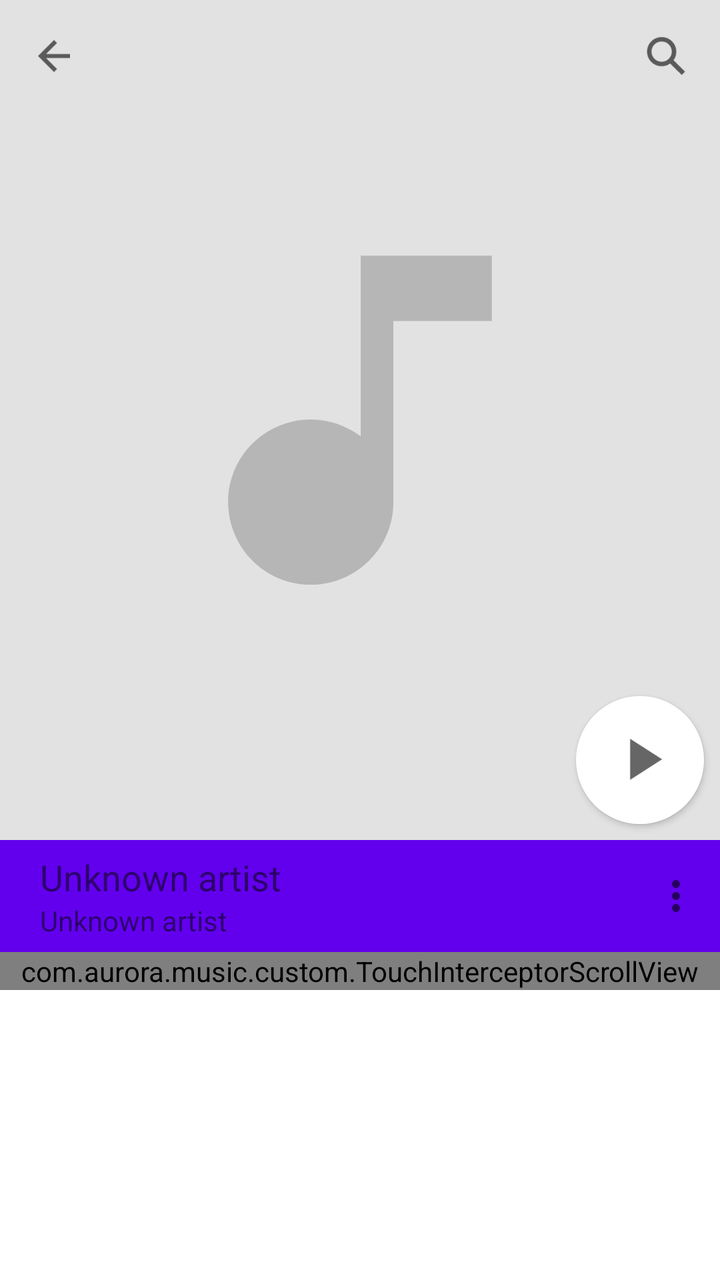
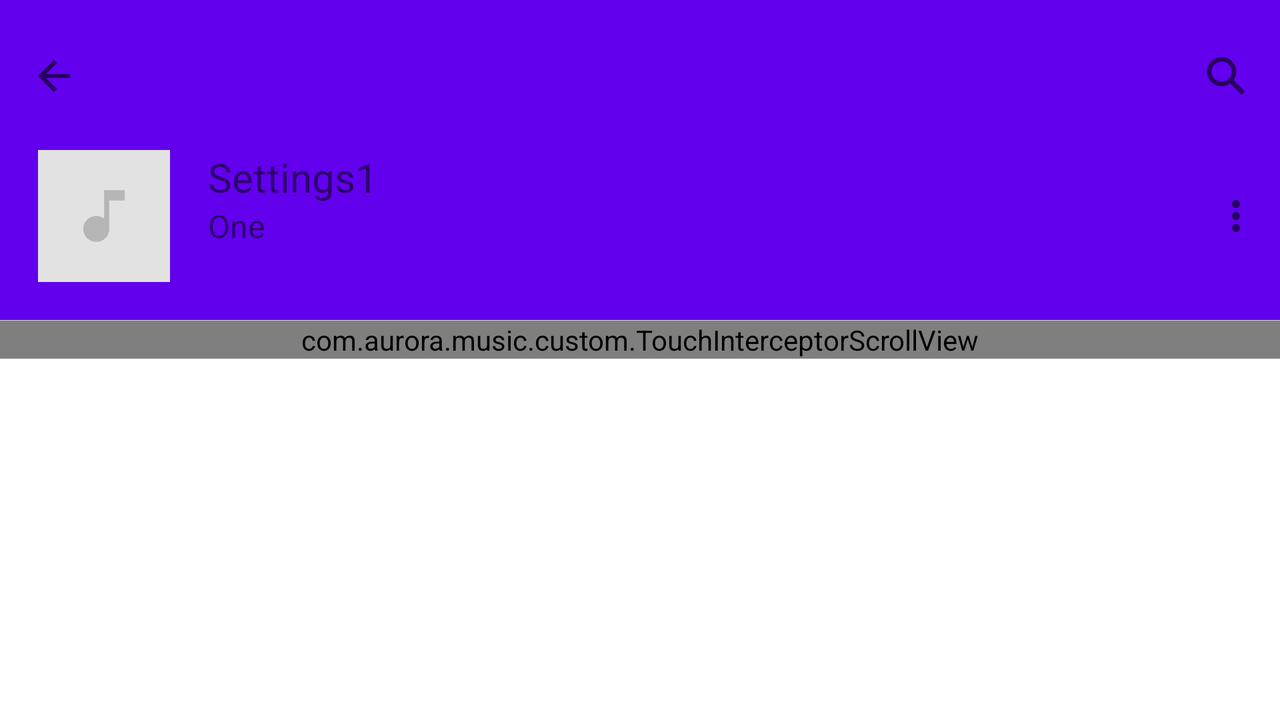

Compare how this app lays out the same screen by default and in its alternative resource folder. The renders come first, then the two layout files and the values they reference.
<!-- AndroidManifest.xml: fallback theme Theme.MaterialComponents.DayNight.NoActionBar -->
<!-- res/layout/media_picker_activity.xml -->
<?xml version="1.0" encoding="utf-8"?>
<android.support.design.widget.CoordinatorLayout xmlns:android="http://schemas.android.com/apk/res/android"
    xmlns:app="http://schemas.android.com/apk/res-auto"
    xmlns:tools="http://schemas.android.com/tools"
    android:id="@+id/layout"
    android:layout_width="match_parent"
    android:layout_height="match_parent"
    android:orientation="vertical"
    tools:context="com.aurora.music.MusicBrowserActivity">

    <LinearLayout
        android:layout_width="match_parent"
        android:layout_height="match_parent"
        android:orientation="vertical"
        app:layout_behavior="@string/appbar_scrolling_view_behavior"
        tools:context="com.aurora.music.MusicBrowserActivity">

        <com.aurora.music.custom.TouchInterceptorScrollView
            android:id="@+id/media_list"
            android:layout_width="match_parent"
            android:layout_height="wrap_content"
            android:dividerHeight="0dp"
            android:drawSelectorOnTop="true"
            android:fastScrollEnabled="true"
            android:orientation="vertical"
            android:textSize="18sp" />

        <android.support.v4.widget.NestedScrollView
            android:layout_width="match_parent"
            android:layout_height="match_parent">

            <View
                android:layout_width="match_parent"
                android:layout_height="match_parent" />
        </android.support.v4.widget.NestedScrollView>
    </LinearLayout>

    <android.support.design.widget.AppBarLayout
        android:id="@+id/toolbar"
        android:layout_width="match_parent"
        android:layout_height="wrap_content"
        android:fitsSystemWindows="true"
        android:theme="@style/ToolbarTheme">

        <android.support.design.widget.CollapsingToolbarLayout
            android:layout_width="match_parent"
            android:layout_height="wrap_content"
            app:layout_scrollFlags="scroll|exitUntilCollapsed">

            <android.support.v4.widget.NestedScrollView
                android:layout_width="match_parent"
                android:layout_height="match_parent">

                <LinearLayout
                    android:layout_width="match_parent"
                    android:layout_height="wrap_content"
                    android:orientation="vertical">

                    <RelativeLayout
                        android:layout_width="match_parent"
                        android:layout_height="@dimen/layoutsize">

                        <ImageView
                            android:id="@+id/imageView1"
                            android:layout_width="match_parent"
                            android:layout_height="match_parent"
                            android:scaleType="centerCrop"
                            android:src="@drawable/album_cover_background" />

                        <ImageView
                            android:id="@+id/imageView4"
                            android:layout_width="wrap_content"
                            android:layout_height="wrap_content"
                            android:layout_alignParentEnd="true"
                            android:layout_alignParentBottom="true"
                            android:layout_margin="8dp"
                            android:background="@drawable/fab_bg"
                            android:elevation="2dp"
                            android:src="@drawable/play" />

                        <RelativeLayout
                            android:layout_width="match_parent"
                            android:layout_height="?actionBarSize">

                            <ImageView
                                android:id="@+id/imageView2"
                                android:layout_width="wrap_content"
                                android:layout_height="wrap_content"
                                android:layout_alignParentStart="true"
                                android:layout_centerVertical="true"
                                android:layout_marginStart="15dp"
                                android:layout_marginTop="15dp"
                                android:src="@drawable/ic_material_home_as_up_arrow" />

                            <ImageView
                                android:id="@+id/imageView3"
                                android:layout_width="wrap_content"
                                android:layout_height="wrap_content"
                                android:layout_alignParentEnd="true"
                                android:layout_centerVertical="true"
                                android:layout_marginEnd="15dp"
                                android:src="@drawable/ic_search" />
                        </RelativeLayout>
                    </RelativeLayout>

                    <LinearLayout
                        android:id="@+id/bottom_layout"
                        android:layout_width="match_parent"
                        android:layout_height="?actionBarSize"
                        android:layout_alignParentBottom="true"
                        android:orientation="horizontal"
                        android:paddingStart="20dp">

                        <LinearLayout
                            android:layout_width="0dp"
                            android:layout_height="wrap_content"
                            android:layout_gravity="start|center_horizontal|center"
                            android:layout_weight="3"
                            android:orientation="vertical">

                            <TextView
                                android:id="@+id/textView1"
                                android:layout_width="match_parent"
                                android:layout_height="wrap_content"
                                android:ellipsize="end"
                                android:singleLine="true"
                                android:text="@string/unknown_artist_name"
                                android:textSize="18sp" />

                            <TextView
                                android:id="@+id/textView2"
                                android:layout_width="match_parent"
                                android:layout_height="wrap_content"
                                android:ellipsize="end"
                                android:singleLine="true"
                                android:text="@string/unknown_artist_name"
                                android:textSize="14sp" />
                        </LinearLayout>

                        <ImageView
                            android:id="@+id/menu_overflow"
                            android:layout_width="wrap_content"
                            android:layout_height="wrap_content"
                            android:layout_gravity="end|center_horizontal|center"
                            android:layout_marginEnd="10dp"
                            android:src="@drawable/ic_menu_moreoverflow_normal_holo_light" />
                    </LinearLayout>
                </LinearLayout>
            </android.support.v4.widget.NestedScrollView>
        </android.support.design.widget.CollapsingToolbarLayout>
    </android.support.design.widget.AppBarLayout>
</android.support.design.widget.CoordinatorLayout>
<!-- resources referenced by this layout -->
<resources>
  <dimen name="layoutsize">420dp</dimen>
  <!-- drawable album_cover_background (drawable) -->
  <?xml version="1.0" encoding="utf-8"?>
  <vector xmlns:android="http://schemas.android.com/apk/res/android"
      android:width="360dp"
      android:height="360dp"
      android:viewportWidth="360"
      android:viewportHeight="360">
  
      <path
          android:fillColor="#E1E2E1"
          android:pathData="M 0 0 H 360 V 360 H 0 V 0 Z" />
  
      <path
          android:fillColor="#B6B6B6"
          android:pathData="M236.5,137.6h-42.2v77.3c0.2,19.6-15.6,35.5-35.1,35.7c-19.6,0.2-35.5-15.6-35.7-35.1c-0.2-19.6,15.6-35.5,35.1-35.7c7.8-0.1,15.4,2.5,21.7,7.2v-77.4h56.2V137.6L236.5,137.6z" />
  </vector>
  <!-- drawable fab_bg (drawable) -->
  <?xml version="1.0" encoding="utf-8"?>
  <ripple xmlns:android="http://schemas.android.com/apk/res/android"
      android:color="@color/colorTouchHint"
      android:radius="64dp">
      <item>
          <shape android:shape="oval">
              <solid android:color="@color/colorWhite" />
          </shape>
      </item>
  </ripple>
  <!-- drawable ic_material_home_as_up_arrow (drawable) -->
  <?xml version="1.0" encoding="utf-8"?>
  <vector xmlns:android="http://schemas.android.com/apk/res/android"
      android:width="24dp"
      android:height="24dp"
      android:viewportWidth="72.0"
      android:viewportHeight="72.0">
      <path
          android:fillColor="?android:attr/colorControlNormal"
          android:pathData="M12,36l24,-24l4.5,4.5L24,33h36v6H24l16.5,16.5L36,60L12,36z" />
  </vector>
  <!-- drawable ic_menu_moreoverflow_normal_holo_light (drawable) -->
  <?xml version="1.0" encoding="utf-8"?>
  <vector xmlns:android="http://schemas.android.com/apk/res/android"
      android:width="24dp"
      android:height="24dp"
      android:viewportWidth="24.0"
      android:viewportHeight="24.0">
      <path
          android:fillColor="?android:attr/colorControlNormal"
          android:pathData="M12,8c1.1,0 2,-0.9 2,-2s-0.9,-2 -2,-2 -2,0.9 -2,2 0.9,2 2,2zM12,10c-1.1,0 -2,0.9 -2,2s0.9,2 2,2 2,-0.9 2,-2 -0.9,-2 -2,-2zM12,16c-1.1,0 -2,0.9 -2,2s0.9,2 2,2 2,-0.9 2,-2 -0.9,-2 -2,-2z" />
  </vector>
  <!-- drawable ic_search (drawable) -->
  <?xml version="1.0" encoding="utf-8"?>
  <vector xmlns:android="http://schemas.android.com/apk/res/android"
      android:width="24dp"
      android:height="24dp"
      android:viewportWidth="72.0"
      android:viewportHeight="72.0">
      <path
          android:fillColor="?android:attr/colorControlNormal"
          android:pathData="M45.7,40.6l0.4,3.1c3.3,-3.8 5.3,-8.8 5.3,-14.2c0,-12.1 -9.8,-21.9 -21.9,-21.9S7.5,17.3 7.5,29.4c0,12.1 9.8,21.9 21.9,21.9c5.4,0 10.4,-2 14.3,-5.3l-3.1,-0.4l18.9,18.8l5,-5L45.7,40.6zM29.4,44.6c-8.4,0 -15.2,-6.8 -15.2,-15.2c0,-8.4 6.8,-15.2 15.2,-15.2c8.4,0 15.2,6.8 15.2,15.2C44.6,37.8 37.8,44.6 29.4,44.6z" />
  </vector>
  <!-- drawable play (drawable) -->
  <?xml version="1.0" encoding="utf-8"?>
  <vector xmlns:android="http://schemas.android.com/apk/res/android"
      android:width="64dp"
      android:height="64dp"
      android:viewportWidth="168.0"
      android:viewportHeight="168.0">
      <path
          android:fillColor="?android:attr/colorControlNormal"
          android:pathData="M71.01,56v54L113,83Z" />
  </vector>
  <string name="unknown_artist_name">Unknown artist</string>
  <style name="ToolbarTheme" parent="android:Theme.Material.Light" />
  <color name="colorTouchHint">#66FFFFFF</color>
  <color name="colorWhite">#FFF</color>
</resources>
<!-- res/layout-land/media_picker_activity.xml (the repository's variant of the layout above) -->
<!-- drawn on the phone turned sideways -->
<?xml version="1.0" encoding="utf-8"?>
<androidx.coordinatorlayout.widget.CoordinatorLayout xmlns:android="http://schemas.android.com/apk/res/android"
    xmlns:app="http://schemas.android.com/apk/res-auto"
    xmlns:tools="http://schemas.android.com/tools"
    android:id="@+id/layout"
    android:layout_width="match_parent"
    android:layout_height="match_parent"
    android:orientation="vertical"
    tools:context="com.aurora.music.MusicBrowserActivity">

    <LinearLayout
        android:layout_width="match_parent"
        android:layout_height="match_parent"
        android:orientation="vertical"
        app:layout_behavior="@string/appbar_scrolling_view_behavior"
        tools:context="com.aurora.music.MusicBrowserActivity">

        <com.aurora.music.custom.TouchInterceptorScrollView
            android:id="@+id/media_list"
            android:layout_width="match_parent"
            android:layout_height="wrap_content"
            android:dividerHeight="0dp"
            android:drawSelectorOnTop="true"
            android:fastScrollEnabled="true"
            android:orientation="vertical"
            android:textSize="18sp" />

        <androidx.core.widget.NestedScrollView
            android:layout_width="match_parent"
            android:layout_height="match_parent">

            <View
                android:layout_width="match_parent"
                android:layout_height="match_parent" />
        </androidx.core.widget.NestedScrollView>
    </LinearLayout>

    <com.google.android.material.appbar.AppBarLayout
        android:id="@+id/toolbar"
        android:layout_width="match_parent"
        android:layout_height="wrap_content"
        android:fitsSystemWindows="true">

        <com.google.android.material.appbar.CollapsingToolbarLayout
            android:layout_width="match_parent"
            android:layout_height="wrap_content"
            app:layout_scrollFlags="scroll|exitUntilCollapsed">

            <androidx.core.widget.NestedScrollView
                android:layout_width="match_parent"
                android:layout_height="wrap_content">

                <LinearLayout
                    android:layout_width="match_parent"
                    android:layout_height="wrap_content"
                    android:orientation="vertical">

                    <FrameLayout
                        android:layout_width="match_parent"
                        android:layout_height="?actionBarSize"
                        android:paddingTop="20dp">

                        <ImageView
                            android:id="@+id/imageView2"
                            android:layout_width="wrap_content"
                            android:layout_height="wrap_content"
                            android:layout_gravity="left|center_vertical"
                            android:layout_marginStart="15dp"
                            android:src="@drawable/ic_material_home_as_up_arrow" />

                        <ImageView
                            android:id="@+id/imageView3"
                            android:layout_width="wrap_content"
                            android:layout_height="wrap_content"
                            android:layout_gravity="right|center_vertical"
                            android:layout_marginEnd="15dp"
                            android:src="@drawable/ic_search" />
                    </FrameLayout>

                    <RelativeLayout
                        android:layout_width="match_parent"
                        android:layout_height="match_parent">

                        <LinearLayout
                            android:id="@+id/linearLayout"
                            android:layout_width="match_parent"
                            android:layout_height="wrap_content"
                            android:orientation="horizontal">

                            <ImageView
                                android:id="@+id/imageView1"
                                android:layout_width="66dp"
                                android:layout_height="66dp"
                                android:layout_margin="19dp"
                                android:src="@drawable/album_cover_background" />

                            <LinearLayout
                                android:layout_width="0dp"
                                android:layout_height="wrap_content"
                                android:layout_marginTop="19dp"
                                android:layout_weight="3"
                                android:orientation="vertical">

                                <TextView
                                    android:id="@+id/textView1"
                                    android:layout_width="match_parent"
                                    android:layout_height="wrap_content"
                                    android:ellipsize="marquee"
                                    android:fontFamily="sans-serif"
                                    android:singleLine="true"
                                    android:text="@string/action_settings1"
                                    android:textSize="20sp" />

                                <TextView
                                    android:id="@+id/textView2"
                                    android:layout_width="match_parent"
                                    android:layout_height="wrap_content"
                                    android:ellipsize="end"
                                    android:fontFamily="sans-serif"
                                    android:singleLine="true"
                                    android:text="@string/action_one"
                                    android:textSize="16sp" />
                            </LinearLayout>

                            <ImageView
                                android:id="@+id/menu_overflow"
                                android:layout_width="wrap_content"
                                android:layout_height="wrap_content"
                                android:layout_gravity="end|center_vertical"
                                android:layout_marginStart="10dp"
                                android:layout_marginEnd="10dp"
                                android:src="@drawable/ic_menu_moreoverflow_normal_holo_light" />
                        </LinearLayout>

                        <View
                            android:layout_width="match_parent"
                            android:layout_height="1px"
                            android:layout_below="@id/linearLayout"
                            android:background="@color/colorGrey" />

                        <ImageView
                            android:id="@+id/imageView4"
                            android:layout_width="wrap_content"
                            android:layout_height="wrap_content"
                            android:layout_below="@+id/linearLayout"
                            android:layout_alignEnd="@+id/linearLayout"
                            android:layout_marginTop="-40dp"
                            android:layout_marginEnd="36dp"
                            android:src="@drawable/floating_play" />
                    </RelativeLayout>
                </LinearLayout>
            </androidx.core.widget.NestedScrollView>
        </com.google.android.material.appbar.CollapsingToolbarLayout>
    </com.google.android.material.appbar.AppBarLayout>
</androidx.coordinatorlayout.widget.CoordinatorLayout>
<!-- resources referenced by the variant -->
<!-- as the phone turned sideways resolves them -->
<resources>
  <color name="colorGrey">#D8D8D8</color>
  <!-- drawable album_cover_background (drawable) -->
  <?xml version="1.0" encoding="utf-8"?>
  <vector xmlns:android="http://schemas.android.com/apk/res/android"
      android:width="360dp"
      android:height="360dp"
      android:viewportWidth="360"
      android:viewportHeight="360">
  
      <path
          android:fillColor="#E1E2E1"
          android:pathData="M 0 0 H 360 V 360 H 0 V 0 Z" />
  
      <path
          android:fillColor="#B6B6B6"
          android:pathData="M236.5,137.6h-42.2v77.3c0.2,19.6-15.6,35.5-35.1,35.7c-19.6,0.2-35.5-15.6-35.7-35.1c-0.2-19.6,15.6-35.5,35.1-35.7c7.8-0.1,15.4,2.5,21.7,7.2v-77.4h56.2V137.6L236.5,137.6z" />
  </vector>
  <!-- drawable ic_material_home_as_up_arrow (drawable) -->
  <?xml version="1.0" encoding="utf-8"?>
  <vector xmlns:android="http://schemas.android.com/apk/res/android"
      android:width="24dp"
      android:height="24dp"
      android:viewportWidth="72.0"
      android:viewportHeight="72.0">
      <path
          android:fillColor="?android:attr/colorControlNormal"
          android:pathData="M12,36l24,-24l4.5,4.5L24,33h36v6H24l16.5,16.5L36,60L12,36z" />
  </vector>
  <!-- drawable ic_menu_moreoverflow_normal_holo_light (drawable) -->
  <?xml version="1.0" encoding="utf-8"?>
  <vector xmlns:android="http://schemas.android.com/apk/res/android"
      android:width="24dp"
      android:height="24dp"
      android:viewportWidth="24.0"
      android:viewportHeight="24.0">
      <path
          android:fillColor="?android:attr/colorControlNormal"
          android:pathData="M12,8c1.1,0 2,-0.9 2,-2s-0.9,-2 -2,-2 -2,0.9 -2,2 0.9,2 2,2zM12,10c-1.1,0 -2,0.9 -2,2s0.9,2 2,2 2,-0.9 2,-2 -0.9,-2 -2,-2zM12,16c-1.1,0 -2,0.9 -2,2s0.9,2 2,2 2,-0.9 2,-2 -0.9,-2 -2,-2z" />
  </vector>
  <!-- drawable ic_search (drawable) -->
  <?xml version="1.0" encoding="utf-8"?>
  <vector xmlns:android="http://schemas.android.com/apk/res/android"
      android:width="24dp"
      android:height="24dp"
      android:viewportWidth="72.0"
      android:viewportHeight="72.0">
      <path
          android:fillColor="?android:attr/colorControlNormal"
          android:pathData="M45.7,40.6l0.4,3.1c3.3,-3.8 5.3,-8.8 5.3,-14.2c0,-12.1 -9.8,-21.9 -21.9,-21.9S7.5,17.3 7.5,29.4c0,12.1 9.8,21.9 21.9,21.9c5.4,0 10.4,-2 14.3,-5.3l-3.1,-0.4l18.9,18.8l5,-5L45.7,40.6zM29.4,44.6c-8.4,0 -15.2,-6.8 -15.2,-15.2c0,-8.4 6.8,-15.2 15.2,-15.2c8.4,0 15.2,6.8 15.2,15.2C44.6,37.8 37.8,44.6 29.4,44.6z" />
  </vector>
  <string name="action_one">One</string>
  <string name="action_settings1">Settings1</string>
</resources>
